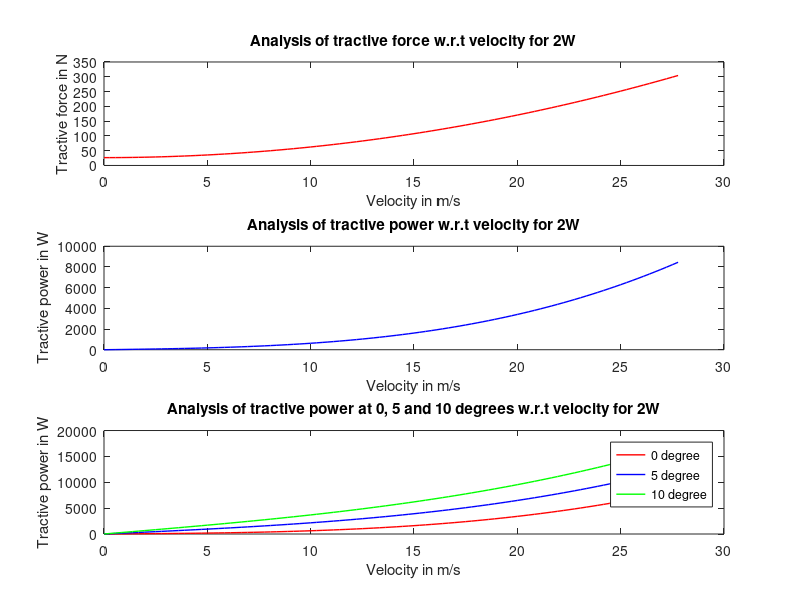
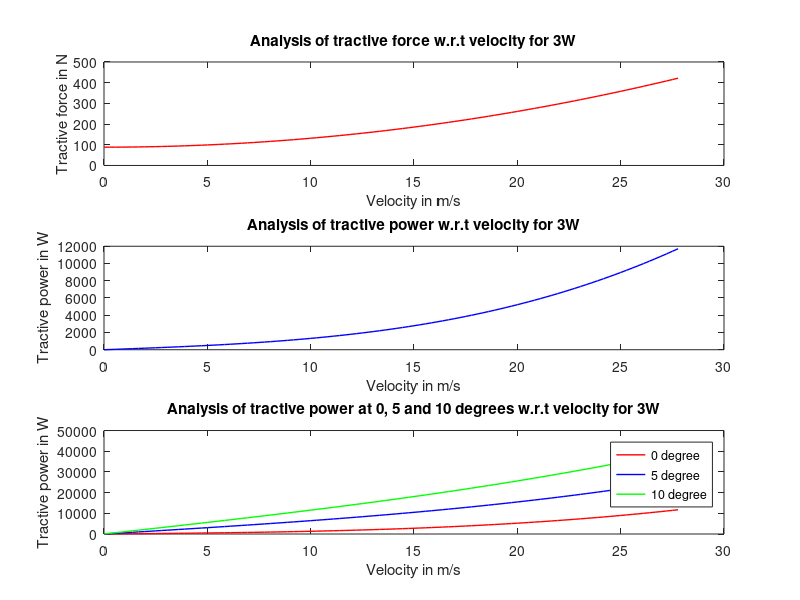
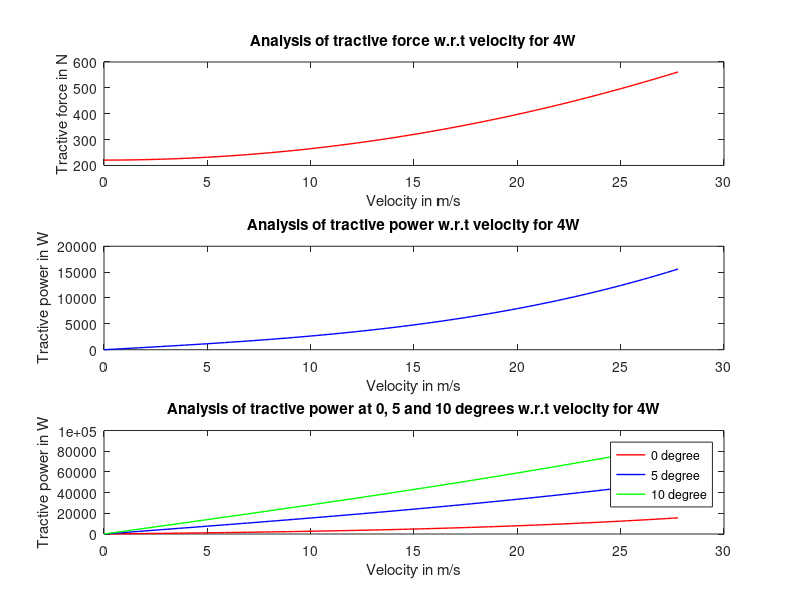

Reproduce these figures in MATLAB, in order.
M = [180, 600, 1500];
Cd = [1, 0.45, 0.32];
mu = 0.015;
Rw = [0.28, 0.2, 0.3];
A = [0.6, 1.6, 2.3];
v = (0:100)/3.6;
rho = 1.2;
g = 9.81;
%% FOR 2W
Fd1 = (0.5*Cd(1)*A(1)*rho*(v.^2));  %2W Aero Drag
Fr1 = M(1)*mu*g;                    %2W Rolling Resistance
Ft1 = Fd1 + Fr1;                    %2W Total Tractive force
figure(1);
subplot(3,1,1);
plot(v,Ft1,"r-", "LineWidth",1);    %Plot between traction force w.r.t velocity 
xlabel("Velocity in m/s");
ylabel("Tractive force in N");
title("Analysis of tractive force w.r.t velocity for 2W");
Pt1 = Ft1.*v;                       %2W Tractive power
subplot(3,1,2);
plot(v,Pt1,"b-","LineWidth",1);     %Plot between tractive power w.r.t velocity
xlabel("Velocity in m/s");
ylabel("Tractive power in W");
title("Analysis of tractive power w.r.t velocity for 2W");
%Grade Resistance at 0, 5, AND 10
beta = [0 5 10]*pi/180;
Fg_0_2W = M(1)*g*sin(beta(1));
Fg_5_2W = M(1)*g*sin(beta(2));
Fg_10_2W = M(1)*g*sin(beta(3));
%Rolling resistance at 0, 5 AND 10
Fr_0_2W = M(1)*mu*g*cos(beta(1));
Fr_5_2W = M(1)*mu*g*cos(beta(2));
Fr_10_2W = M(1)*mu*g*cos(beta(3));
%Tractive force of 2W at 0, 5 and 10 degrees
Ft_0_2W = Fd1 + Fr_0_2W + Fg_0_2W;  
Ft_5_2W = Fd1 + Fr_5_2W + Fg_5_2W;  
Ft_10_2W = Fd1 + Fr_10_2W + Fg_10_2W;  
%Tractive power of 2W at 0, 5 and 10 degrees
Pt_0_2W = Ft_0_2W.*v;
Pt_5_2W = Ft_5_2W.*v;
Pt_10_2W = Ft_10_2W.*v;
%Plot between tractive power of 2W at 0, 5 and 10 degrees
subplot(3,1,3);
plot(v,Pt_0_2W,"r-","LineWidth",1);
hold on
plot(v,Pt_5_2W,"b-","LineWidth",1);
hold on
plot(v,Pt_10_2W,"g-","LineWidth",1);
xlabel("Velocity in m/s");
ylabel("Tractive power in W");
legend("0 degree", "5 degree", "10 degree");
title("Analysis of tractive power at 0, 5 and 10 degrees w.r.t velocity for 2W");

%% FOR 3W
Fd2 = (0.5*Cd(2)*A(2)*rho*(v.^2));  %3W Aero Drag
Fr2 = M(2)*mu*g;                    %3W Rolling Resistance
Ft2 = Fd2 + Fr2;                    %3W Total Tractive force
figure(2);
subplot(3,1,1);
plot(v,Ft2,"r-", "LineWidth",1);    %Plot between traction force w.r.t velocity 
xlabel("Velocity in m/s");
ylabel("Tractive force in N");
title("Analysis of tractive force w.r.t velocity for 3W");
Pt2 = Ft2.*v;                       %3W Tractive power
subplot(3,1,2);
plot(v,Pt2,"b-","LineWidth",1);     %Plot between tractive power w.r.t velocity
xlabel("Velocity in m/s");
ylabel("Tractive power in W");
title("Analysis of tractive power w.r.t velocity for 3W");
%Grade Resistance at 0, 5, AND 10
beta = [0 5 10]*pi/180;
Fg_0_3W = M(2)*g*sin(beta(1));
Fg_5_3W = M(2)*g*sin(beta(2));
Fg_10_3W = M(2)*g*sin(beta(3));
%Rolling resistance at 0, 5 AND 10
Fr_0_3W = M(2)*mu*g*cos(beta(1));
Fr_5_3W = M(2)*mu*g*cos(beta(2));
Fr_10_3W = M(2)*mu*g*cos(beta(3));
%Tractive force of 3W at 0, 5 and 10 degrees
Ft_0_3W = Fd2 + Fr_0_3W + Fg_0_3W;  
Ft_5_3W = Fd2 + Fr_5_3W + Fg_5_3W;  
Ft_10_3W = Fd2 + Fr_10_3W + Fg_10_3W;  
%Tractive power of 3W at 0, 5 and 10 degrees
Pt_0_3W = Ft_0_3W.*v;
Pt_5_3W = Ft_5_3W.*v;
Pt_10_3W = Ft_10_3W.*v;
%Plot between tractive power of 3W at 0, 5 and 10 degrees
subplot(3,1,3);
plot(v,Pt_0_3W,"r-","LineWidth",1);
hold on
plot(v,Pt_5_3W,"b-","LineWidth",1);
hold on
plot(v,Pt_10_3W,"g-","LineWidth",1);
xlabel("Velocity in m/s");
ylabel("Tractive power in W");
legend("0 degree", "5 degree", "10 degree");
title("Analysis of tractive power at 0, 5 and 10 degrees w.r.t velocity for 3W");

%% FOR 4W

Fd3 = (0.5*Cd(3)*A(3)*rho*(v.^2));  %4W Aero Drag
Fr3 = M(3)*mu*g;                    %4W Rolling Resistance
Ft3 = Fd3 + Fr3;                    %4W Total Tractive force
figure(3);
subplot(3,1,1);
plot(v,Ft3,"r-", "LineWidth",1);    %Plot between traction force w.r.t velocity 
xlabel("Velocity in m/s");
ylabel("Tractive force in N");
title("Analysis of tractive force w.r.t velocity for 4W");
Pt3 = Ft3.*v;                       %4W Tractive power
subplot(3,1,2);
plot(v,Pt3,"b-","LineWidth",1);     %Plot between tractive power w.r.t velocity
xlabel("Velocity in m/s");
ylabel("Tractive power in W");
title("Analysis of tractive power w.r.t velocity for 4W");
%Grade Resistance at 0, 5, AND 10
beta = [0 5 10]*pi/180;
Fg_0_4W = M(3)*g*sin(beta(1));
Fg_5_4W = M(3)*g*sin(beta(2));
Fg_10_4W = M(3)*g*sin(beta(3));
%Rolling resistance at 0, 5 AND 10
Fr_0_4W = M(3)*mu*g*cos(beta(1));
Fr_5_4W = M(3)*mu*g*cos(beta(2));
Fr_10_4W = M(3)*mu*g*cos(beta(3));
%Tractive force of 4W at 0, 5 and 10 degrees
Ft_0_4W = Fd3 + Fr_0_4W + Fg_0_4W;  
Ft_5_4W = Fd3 + Fr_5_4W + Fg_5_4W;  
Ft_10_4W = Fd3 + Fr_10_4W + Fg_10_4W;  
%Tractive power of 4W at 0, 5 and 10 degrees
Pt_0_4W = Ft_0_4W.*v;
Pt_5_4W = Ft_5_4W.*v;
Pt_10_4W = Ft_10_4W.*v;
%Plot between tractive power of 4W at 0, 5 and 10 degrees
subplot(3,1,3);
plot(v,Pt_0_4W,"r-","LineWidth",1);
hold on
plot(v,Pt_5_4W,"b-","LineWidth",1);
hold on
plot(v,Pt_10_4W,"g-","LineWidth",1);
xlabel("Velocity in m/s");
ylabel("Tractive power in W");
legend("0 degree", "5 degree", "10 degree");
title("Analysis of tractive power at 0, 5 and 10 degrees w.r.t velocity for 4W");

%% TRACTIVE POWER AT 25, 50 AND 100 KMPH AT 0, 5 AND 10 DEGREES

vel = [25 50 100]/3.6;
theta = [0 5 10]*pi/180;
% FOR 2W

% At velocity 25 kmph and theta = 0 degree
Fd1_0_25 = 0.5*Cd(1)*A(1)*rho*(vel(1)^2);
Fr1_0_25 = M(1)*mu*g*cos(theta(1));
Fg1_0_25 = M(1)*g*sin(theta(1));
Ft1_0_25 = Fd1_0_25 + Fr1_0_25 + Fg1_0_25;
Pt1_0_25 = Ft1_0_25*vel(1);

% At velocity 25 kmph and theta = 5 degree
Fd1_5_25 = 0.5*Cd(1)*A(1)*rho*(vel(1)^2);
Fr1_5_25 = M(1)*mu*g*cos(theta(2));
Fg1_5_25 = M(1)*g*sin(theta(2));
Ft1_5_25 = Fd1_5_25 + Fr1_5_25 + Fg1_5_25;
Pt1_5_25 = Ft1_5_25*vel(1);

% At velocity 25 kmph and theta = 10 degree
Fd1_10_25 = 0.5*Cd(1)*A(1)*rho*(vel(1)^2);
Fr1_10_25 = M(1)*mu*g*cos(theta(3));
Fg1_10_25 = M(1)*g*sin(theta(3));
Ft1_10_25 = Fd1_10_25 + Fr1_10_25 + Fg1_10_25;
Pt1_10_25 = Ft1_10_25*vel(1);

% At velocity 50 kmph and theta = 0 degree
Fd1_0_50 = 0.5*Cd(1)*A(1)*rho*(vel(2)^2);
Fr1_0_50 = M(1)*mu*g*cos(theta(1));
Fg1_0_50 = M(1)*g*sin(theta(1));
Ft1_0_50 = Fd1_0_50 + Fr1_0_50 + Fg1_0_50;
Pt1_0_50 = Ft1_0_50*vel(2);

% At velocity 50 kmph and theta = 5 degree
Fd1_5_50 = 0.5*Cd(1)*A(1)*rho*(vel(2)^2);
Fr1_5_50 = M(1)*mu*g*cos(theta(2));
Fg1_5_50 = M(1)*g*sin(theta(2));
Ft1_5_50 = Fd1_5_50 + Fr1_5_50 + Fg1_5_50;
Pt1_5_50 = Ft1_5_50*vel(2);

% At velocity 50 kmph and theta = 10 degree
Fd1_10_50 = 0.5*Cd(1)*A(1)*rho*(vel(2)^2);
Fr1_10_50 = M(1)*mu*g*cos(theta(3));
Fg1_10_50 = M(1)*g*sin(theta(3));
Ft1_10_50 = Fd1_10_50 + Fr1_10_50 + Fg1_10_50;
Pt1_10_50 = Ft1_10_50*vel(2);

% At velocity 100 kmph and theta = 0 degree
Fd1_0_100 = 0.5*Cd(1)*A(1)*rho*(vel(3)^2);
Fr1_0_100 = M(1)*mu*g*cos(theta(1));
Fg1_0_100 = M(1)*g*sin(theta(1));
Ft1_0_100 = Fd1_0_100 + Fr1_0_100 + Fg1_0_100;
Pt1_0_100 = Ft1_0_100*vel(3);

% At velocity 100 kmph and theta = 5 degree
Fd1_5_100 = 0.5*Cd(1)*A(1)*rho*(vel(3)^2);
Fr1_5_100 = M(1)*mu*g*cos(theta(2));
Fg1_5_100 = M(1)*g*sin(theta(2));
Ft1_5_100 = Fd1_5_100 + Fr1_5_100 + Fg1_5_100;
Pt1_5_100 = Ft1_5_25*vel(3);

% At velocity 100 kmph and theta = 10 degree
Fd1_10_100 = 0.5*Cd(1)*A(1)*rho*(vel(3)^2);
Fr1_10_100 = M(1)*mu*g*cos(theta(3));
Fg1_10_100 = M(1)*g*sin(theta(3));
Ft1_10_100 = Fd1_10_100 + Fr1_10_100 + Fg1_10_100;
Pt1_10_100 = Ft1_10_100*vel(3);

% FOR 3W

% At velocity 25 kmph and theta = 0 degree
Fd2_0_25 = 0.5*Cd(2)*A(2)*rho*(vel(1)^2);
Fr2_0_25 = M(2)*mu*g*cos(theta(1));
Fg2_0_25 = M(2)*g*sin(theta(1));
Ft2_0_25 = Fd2_0_25 + Fr2_0_25 + Fg2_0_25;
Pt2_0_25 = Ft2_0_25*vel(1);

% At velocity 25 kmph and theta = 5 degree
Fd2_5_25 = 0.5*Cd(2)*A(2)*rho*(vel(1)^2);
Fr2_5_25 = M(2)*mu*g*cos(theta(2));
Fg2_5_25 = M(2)*g*sin(theta(2));
Ft2_5_25 = Fd2_5_25 + Fr2_5_25 + Fg2_5_25;
Pt2_5_25 = Ft2_5_25*vel(1);

% At velocity 25 kmph and theta = 10 degree
Fd2_10_25 = 0.5*Cd(2)*A(2)*rho*(vel(1)^2);
Fr2_10_25 = M(2)*mu*g*cos(theta(3));
Fg2_10_25 = M(2)*g*sin(theta(3));
Ft2_10_25 = Fd2_10_25 + Fr2_10_25 + Fg2_10_25;
Pt2_10_25 = Ft2_10_25*vel(1);

% At velocity 50 kmph and theta = 0 degree
Fd2_0_50 = 0.5*Cd(2)*A(2)*rho*(vel(2)^2);
Fr2_0_50 = M(2)*mu*g*cos(theta(1));
Fg2_0_50 = M(2)*g*sin(theta(1));
Ft2_0_50 = Fd2_0_50 + Fr2_0_50 + Fg2_0_50;
Pt2_0_50 = Ft2_0_50*vel(2);

% At velocity 50 kmph and theta = 5 degree
Fd2_5_50 = 0.5*Cd(2)*A(2)*rho*(vel(2)^2);
Fr2_5_50 = M(2)*mu*g*cos(theta(2));
Fg2_5_50 = M(2)*g*sin(theta(2));
Ft2_5_50 = Fd2_5_50 + Fr2_5_50 + Fg2_5_50;
Pt2_5_50 = Ft2_5_50*vel(2);

% At velocity 50 kmph and theta = 10 degree
Fd2_10_50 = 0.5*Cd(2)*A(2)*rho*(vel(2)^2);
Fr2_10_50 = M(2)*mu*g*cos(theta(3));
Fg2_10_50 = M(2)*g*sin(theta(3));
Ft2_10_50 = Fd2_10_50 + Fr2_10_50 + Fg2_10_50;
Pt2_10_50 = Ft2_10_50*vel(2);

% At velocity 100 kmph and theta = 0 degree
Fd2_0_100 = 0.5*Cd(2)*A(2)*rho*(vel(3)^2);
Fr2_0_100 = M(2)*mu*g*cos(theta(1));
Fg2_0_100 = M(2)*g*sin(theta(1));
Ft2_0_100 = Fd2_0_100 + Fr2_0_100 + Fg2_0_100;
Pt2_0_100 = Ft2_0_100*vel(3);

% At velocity 100 kmph and theta = 5 degree
Fd2_5_100 = 0.5*Cd(2)*A(2)*rho*(vel(3)^2);
Fr2_5_100 = M(2)*mu*g*cos(theta(2));
Fg2_5_100 = M(2)*g*sin(theta(2));
Ft2_5_100 = Fd2_5_100 + Fr2_5_100 + Fg2_5_100;
Pt2_5_100 = Ft2_5_25*vel(3);

% At velocity 100 kmph and theta = 10 degree
Fd2_10_100 = 0.5*Cd(2)*A(2)*rho*(vel(3)^2);
Fr2_10_100 = M(2)*mu*g*cos(theta(3));
Fg2_10_100 = M(2)*g*sin(theta(3));
Ft2_10_100 = Fd2_10_100 + Fr2_10_100 + Fg2_10_100;
Pt2_10_100 = Ft2_10_100*vel(3);

% FOR 4W

% At velocity 25 kmph and theta = 0 degree
Fd3_0_25 = 0.5*Cd(3)*A(3)*rho*(vel(1)^2);
Fr3_0_25 = M(3)*mu*g*cos(theta(1));
Fg3_0_25 = M(3)*g*sin(theta(1));
Ft3_0_25 = Fd3_0_25 + Fr3_0_25 + Fg3_0_25;
Pt3_0_25 = Ft3_0_25*vel(1);

% At velocity 25 kmph and theta = 5 degree
Fd3_5_25 = 0.5*Cd(3)*A(3)*rho*(vel(1)^2);
Fr3_5_25 = M(3)*mu*g*cos(theta(2));
Fg3_5_25 = M(3)*g*sin(theta(2));
Ft3_5_25 = Fd3_5_25 + Fr3_5_25 + Fg3_5_25;
Pt3_5_25 = Ft3_5_25*vel(1);

% At velocity 25 kmph and theta = 10 degree
Fd3_10_25 = 0.5*Cd(3)*A(3)*rho*(vel(1)^2);
Fr3_10_25 = M(3)*mu*g*cos(theta(3));
Fg3_10_25 = M(3)*g*sin(theta(3));
Ft3_10_25 = Fd3_10_25 + Fr3_10_25 + Fg3_10_25;
Pt3_10_25 = Ft3_10_25*vel(1);

% At velocity 50 kmph and theta = 0 degree
Fd3_0_50 = 0.5*Cd(3)*A(3)*rho*(vel(2)^2);
Fr3_0_50 = M(3)*mu*g*cos(theta(1));
Fg3_0_50 = M(3)*g*sin(theta(1));
Ft3_0_50 = Fd3_0_50 + Fr3_0_50 + Fg3_0_50;
Pt3_0_50 = Ft3_0_50*vel(2);

% At velocity 50 kmph and theta = 5 degree
Fd3_5_50 = 0.5*Cd(3)*A(3)*rho*(vel(2)^2);
Fr3_5_50 = M(3)*mu*g*cos(theta(2));
Fg3_5_50 = M(3)*g*sin(theta(2));
Ft3_5_50 = Fd3_5_50 + Fr3_5_50 + Fg3_5_50;
Pt3_5_50 = Ft3_5_50*vel(2);

% At velocity 50 kmph and theta = 10 degree
Fd3_10_50 = 0.5*Cd(3)*A(3)*rho*(vel(2)^2);
Fr3_10_50 = M(3)*mu*g*cos(theta(3));
Fg3_10_50 = M(3)*g*sin(theta(3));
Ft3_10_50 = Fd3_10_50 + Fr3_10_50 + Fg3_10_50;
Pt3_10_50 = Ft3_10_50*vel(2);

% At velocity 100 kmph and theta = 0 degree
Fd3_0_100 = 0.5*Cd(3)*A(3)*rho*(vel(3)^2);
Fr3_0_100 = M(3)*mu*g*cos(theta(1));
Fg3_0_100 = M(3)*g*sin(theta(1));
Ft3_0_100 = Fd3_0_100 + Fr3_0_100 + Fg3_0_100;
Pt3_0_100 = Ft3_0_100*vel(3);

% At velocity 100 kmph and theta = 5 degree
Fd3_5_100 = 0.5*Cd(3)*A(3)*rho*(vel(3)^2);
Fr3_5_100 = M(3)*mu*g*cos(theta(2));
Fg3_5_100 = M(3)*g*sin(theta(2));
Ft3_5_100 = Fd3_5_100 + Fr3_5_100 + Fg3_5_100;
Pt3_5_100 = Ft3_5_25*vel(3);

% At velocity 100 kmph and theta = 10 degree
Fd3_10_100 = 0.5*Cd(3)*A(3)*rho*(vel(3)^2);
Fr3_10_100 = M(3)*mu*g*cos(theta(3));
Fg3_10_100 = M(3)*g*sin(theta(3));
Ft3_10_100 = Fd3_10_100 + Fr3_10_100 + Fg3_10_100;
Pt3_10_100 = Ft3_10_100*vel(3);